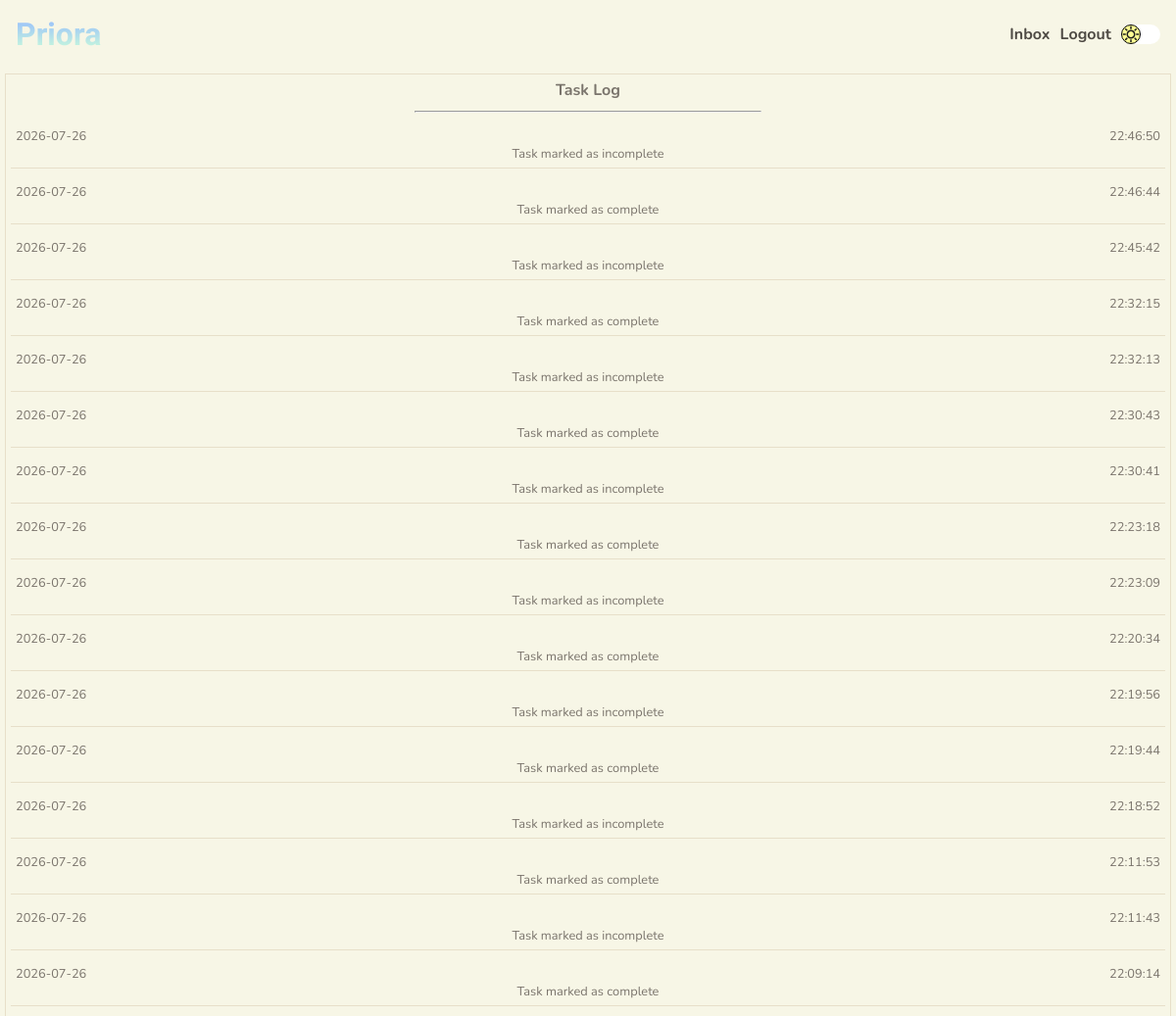
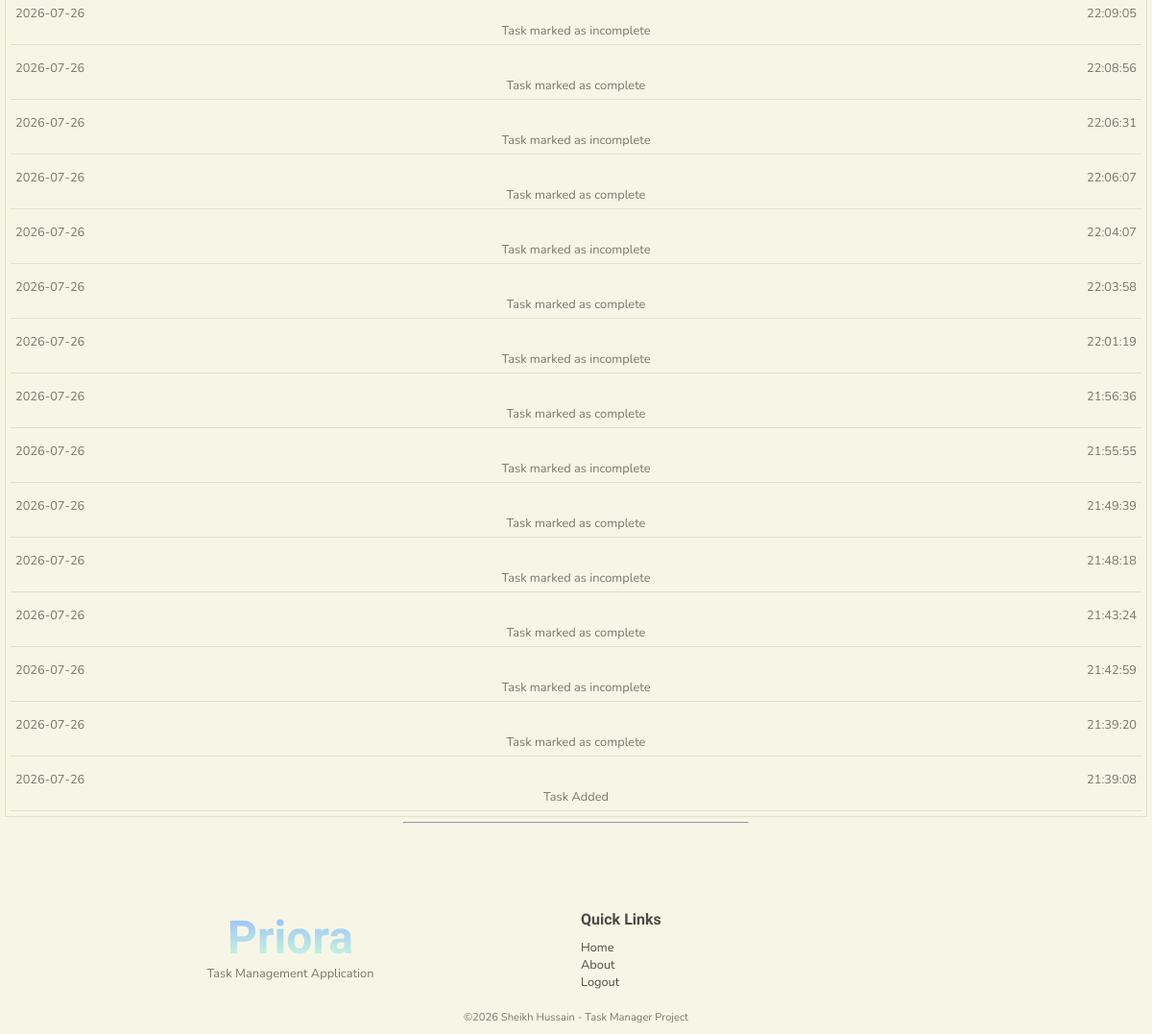
The page /user/task/1/log (signed in) on the database its author committed (2 pictures, top to bottom).
### tables this page shows
CREATE TABLE "task_logs" (
                            "log_id"	INTEGER NOT NULL UNIQUE,
                            "task_id"	INTEGER NOT NULL,
                            "user_id"   INTEGER NOT NULL,
                            "date"	TEXT NOT NULL,
                            "time"	TEXT NOT NULL,
                            "comment"	TEXT NOT NULL,
                            PRIMARY KEY("log_id" AUTOINCREMENT),
                            FOREIGN KEY("task_id") 
                                REFERENCES "tasks"("task_id")
                                ON DELETE CASCADE,
                            FOREIGN KEY ("user_id")
                                REFERENCES "users"("user_id")
                                ON DELETE CASCADE
                            );

### app.py (the view)
@app.route("/user/task/<int:task_id>/log", methods=["GET"])
@login_required
@password_reset_required
def all_logs(task_id):
    user = find_user_by_id(session.get("user-id"))
    logs = get_all_task_logs(task_id, user)
    return render_template("tasks/task-log.html", logs=logs)

### app.py (called while the page is built)
@app.after_request
def security_headers(response):
    response.headers["Content-Security-Policy"] = (
        "default-src 'self'; "
        "script-src 'self'; "
        "style-src 'self' https://fonts.googleapis.com; "
        "font-src 'self' https://fonts.gstatic.com;"
    )
    return response

### services/auth.py (called while the page is built)
def login_required(f):
    @wraps(f)
    def decorated_function(*args, **kwargs):
        if session.get("user-id") is None:
            return redirect(url_for("login"))
        return f(*args, **kwargs)
    return decorated_function

def password_reset_required(f):
    @wraps(f)
    def decorated_function(*args, **kwargs):
        reset_req = is_reset_req(session.get("user-id"))
        if reset_req:
            return redirect(url_for("change_password"))
        return f(*args, **kwargs)
    return decorated_function

### services/database.py (called while the page is built)
def connect_database():
    os.makedirs("instance", exist_ok=True)
    connection = sqlite3.connect("instance/task-manager.db")
    connection.row_factory = sqlite3.Row
    connection.execute("PRAGMA foreign_keys = ON;")
    return connection

def find_user_by_id(user_id):
    connection = connect_database()
    cursor = connection.cursor()
    try:
        cursor.execute(
            """SELECT * FROM users WHERE user_id = ?;""",
            (user_id,),
        )
        user = cursor.fetchone()
        return user
    except Exception as e:
        print(e)
        return False
    finally:
        connection.close()

def is_reset_req(user_id):
    connection = connect_database()
    cursor = connection.cursor()
    try:
        cursor.execute(
            """SELECT reset FROM users WHERE user_id = ?;""",
            (user_id,),
        )
        required = cursor.fetchone()
        return bool(required and required["reset"] == 1)
    except Exception as e:
        print(e)
        return False
    finally:
        connection.close()

def get_all_task_logs(task_id, user):
    user_id = user["user_id"]
    connection = connect_database()
    cursor = connection.cursor()
    try:
        cursor.execute(
            """SELECT * FROM task_logs WHERE task_id = ? AND user_id = ? ORDER BY date DESC, time DESC;""",
            (task_id, user_id),
        )
        logs = cursor.fetchall()
        return logs
    except Exception as e:
        print(e)
        return None
    finally:
        connection.close()

### templates/tasks/task-log.html
{% extends 'layout.html' %} {% block content %}
<section class="task-view-section">
  <div class="task-view-log">
    <div class="task-log">
      <p><strong>Task Log</strong></p>
      <hr />
      {% if logs %} {% for log in logs %}
      <div class="log">
        <div class="log-info">
          <p>{{ log['date']}}</p>
          <p>{{ log['time']}}</p>
        </div>
        <div class="log-description">
          <p>{{ log['comment'] }}</p>
        </div>
      </div>
      {% endfor %} {% else %}
      <p>No logs for this task</p>
      {% endif %}
    </div>
  </div>
</section>
{% endblock content %}

### templates/layout.html (shortened to what this page needs)
<!doctype html>
<html lang="en">
  <head>
    <link
      rel="stylesheet"
      href="{{ url_for('static', filename='css/styles.css' )}}"
    />
  </head>
  <body>
    <header>{% include 'header.html' %}</header>
    <main>{% block content %}{% endblock content %}</main>
    <footer>{% include 'footer.html' %}</footer>
  </body>
</html>

### templates/header.html (shortened to what this page needs)
<div class="nav-bar">
  <div>
    <a href="{{ url_for('home')}}"><h1 class="gradient-text">Priora</h1></a>
  </div>
  <div>
    <nav>
      <ul>
        {% if session.get('user-id') %}
        <li><a href="{{ url_for('account') }}">Inbox</a></li>
        <li>
          <form action="{{ url_for('logout') }}" method="post">
            <input type="submit" value="Logout" class="logout-button" />
          </form>
        </li>
        {% else %}
        <li><a href="{{ url_for('home') }}">Home</a></li>
        <li><a href="{{ url_for('about') }}">About</a></li>
        <li><a href="{{ url_for('home') }}#features">Features</a></li>
        <li><a href="{{ url_for('login') }}">Login</a></li>
        {% endif %}
        <li>
          <div class="night-mode-button">
            <div class="night-mode-inner-button"></div>
          </div>
        </li>
      </ul>
    </nav>
  </div>
</div>

### templates/footer.html (shortened to what this page needs)
<div class="horizontal-line">
  <hr />
</div>
<div class="space"></div>
<section class="footer-section">
  <div class="footer-top">
    <div>
      <a href="{{ url_for('home')}}"><h1 class="gradient-text">Priora</h1></a>
      <p>Task Management Application</p>
    </div>
    <div>
      <p><strong>Quick Links</strong></p>
      <ul>
        <li><a href="{{ url_for('home') }}">Home</a></li>
        <li><a href="{{ url_for('about') }}">About</a></li>
        {% if session.get('user-id') %}
        <li>
          <form action="{{ url_for('logout') }}" method="post">
            <input type="submit" value="Logout" class="logout-button-footer" />
          </form>
        </li>
        {% else %}
        <li><a href="{{url_for('login')}}">Login</a></li>
        <li><a href="{{ url_for('register')}}">Register</a></li>
        {% endif %}
      </ul>
    </div>
  </div>
  <div class="footer-bottom">
    <p>©2026 Sheikh Hussain - Task Manager Project</p>
  </div>
</section>

### static/css/base.css (style rules this page uses)
:root { --bg-color: #F7F6E6; --bg-task-card: white; --surface-color: #FFFFFF; --surface-secondary: #FFF8EF; --hero-gradient: linear-gradient(90deg, #CDFFD8 0%, #94B9FF 100%); --hero-bg-mb: url('/static/media/light-bg-mobile.gif'); --hero-bg-dk: url('/static/media/light-bg-desktop.gif'); --box-shadow: #4E4A44; --night-mode-button: url('/static/media/day.svg'); --primary-text: #4E4A44; --secondary-text: #7A746C; --accent-peach: #FFDFBD; --accent-beige: #E2C0AE; --accent-green: #D9E9B1; --accent-yellow: #F2EAA0; --border-color: #E7DFC9; --scrollbar-color: #E2C0AE; --success: #B8D98A; --warning: #F2EAA0; --danger: #E79A9A; --info: #AFCFEA; }
* { box-sizing: border-box; margin: 0; padding: 0; scrollbar-width: thin; scrollbar-color: #94B9FF var(--bg-color); }
html { overflow-x: hidden; scroll-behavior: smooth; }
body { background-color: var(--bg-color); font-family: "Nunito"; overflow-x: hidden; }
h1, h2, h3, h4, h5, h6 { color: var(--primary-text) }
h1 { font-family: 'Leckerli One', 'Nunito'; }
p { color: var(--secondary-text); font-family: "Nunito"; }
a { text-decoration: none; color: var(--primary-text) }
hr { width: 30%; color: var(--primary-text); }
.horizontal-line { width: 100%; display: flex; justify-content: center; }
.space { height: 10vh; }

### static/css/components/header.css (style rules this page uses)
.nav-bar { display: flex; padding: 1rem; justify-content: space-between; align-items: center; text-align: center; }
.nav-bar nav ul { display: flex; gap: 5px; align-items: center; justify-content: center; }
.nav-bar nav ul li { list-style-type: none; font-family: "Nunito"; font-size: 0.8rem; }
.nav-bar nav ul li a { color: var(--primary-text); font-weight: bold; }
.night-mode-button { width: 40px; height: 20px; border-radius: 50px; background-color: white; transition: background-color 1s ease-in-out; }
.night-mode-inner-button { border: 1px solid black; height: 100%; width: 50%; border-radius: 100%; justify-content: center; align-items: center; display: flex; background-image: url('/static/media/day.svg'); background-position: center; background-repeat: no-repeat; background-size: contain; transition: transform 1s ease, background-image 1s ease-in-out; background-color: rgb(255, 255, 148); }
.logout-button { border: none; background: none; color: var(--primary-text); font-family: "Nunito"; font-weight: bold; font-size: 0.8rem; }
@media screen and (min-width: 1000px) { .nav-bar nav ul li { font-size: 1rem; } }
@media screen and (min-width: 1000px) { .nav-bar { display: flex; padding: 1rem; justify-content: space-between; } }
@media screen and (min-width: 1000px) { .nav-bar nav ul { display: flex; gap: 10px; } }
@media screen and (min-width: 1000px) { .nav-bar nav ul li { list-style-type: none; } }
@media screen and (min-width: 1000px) { .logout-button { font-size: 1rem; } }

### static/css/components/footer.css (style rules this page uses)
.footer-section { padding: 10px; display: flex; flex-direction: column; justify-content: space-between; gap: 20px; }
.footer-top { display: grid; grid-template-columns: repeat(1, 1fr); gap: 10px; }
.footer-top h1 { font-size: 3rem; ; }
.footer-top p { font-size: 0.8rem; }
.footer-top>div { width: 100%; }
.footer-top div:nth-child(1) { text-align: center; }
.footer-top strong { font-size: 1rem; font-weight: bold; font-family: 'Leckerli One', "Nunito"; color: var(--primary-text); }
.footer-top div ul { margin-top: 10px; }
.footer-top div ul li { list-style-type: none; font-size: 0.8rem; }
.logout-button-footer { font-size: 0.8rem; background: none; border: none; color: var(--primary-text); font-family: "Nunito"; }
.footer-bottom { width: 100%; text-align: center; font-size: 0.7rem; }
@media screen and (min-width: 1000px) { .footer-top { grid-template-columns: repeat(2, 1fr); } }

### static/css/pages/main/home.css (style rules this page uses)
.gradient-text { background: linear-gradient(0deg, #CDFFD8, #94B9FF); -webkit-background-clip: text; background-clip: text; color: transparent; }
@media screen and (min-width: 1000px) { .nav-bar nav ul li { font-size: 1rem; } }
@media screen and (min-width: 1000px) { .nav-bar { display: flex; padding: 1rem; justify-content: space-between; } }
@media screen and (min-width: 1000px) { .nav-bar nav ul { display: flex; gap: 10px; } }
@media screen and (min-width: 1000px) { .nav-bar nav ul li { list-style-type: none; } }

### rows shown on the page
task_logs: date "2026-07-26", time "22:46:50", comment "Task marked as incomplete"
task_logs: date "2026-07-26", time "22:46:44", comment "Task marked as complete"
task_logs: date "2026-07-26", time "22:45:42", comment "Task marked as incomplete"
task_logs: date "2026-07-26", time "22:32:15", comment "Task marked as complete"
task_logs: date "2026-07-26", time "22:32:13", comment "Task marked as incomplete"
task_logs: date "2026-07-26", time "22:30:43", comment "Task marked as complete"
task_logs: date "2026-07-26", time "22:30:41", comment "Task marked as incomplete"
task_logs: date "2026-07-26", time "22:23:18", comment "Task marked as complete"
task_logs: date "2026-07-26", time "22:23:09", comment "Task marked as incomplete"
task_logs: date "2026-07-26", time "22:20:34", comment "Task marked as complete"
task_logs: date "2026-07-26", time "22:19:56", comment "Task marked as incomplete"
task_logs: date "2026-07-26", time "22:19:44", comment "Task marked as complete"
task_logs: date "2026-07-26", time "22:18:52", comment "Task marked as incomplete"
task_logs: date "2026-07-26", time "22:11:53", comment "Task marked as complete"
task_logs: date "2026-07-26", time "22:11:43", comment "Task marked as incomplete"
task_logs: date "2026-07-26", time "22:09:14", comment "Task marked as complete"
task_logs: date "2026-07-26", time "22:09:05", comment "Task marked as incomplete"
task_logs: date "2026-07-26", time "22:08:56", comment "Task marked as complete"
task_logs: date "2026-07-26", time "22:06:31", comment "Task marked as incomplete"
task_logs: date "2026-07-26", time "22:06:07", comment "Task marked as complete"
task_logs: date "2026-07-26", time "22:04:07", comment "Task marked as incomplete"
task_logs: date "2026-07-26", time "22:03:58", comment "Task marked as complete"
task_logs: date "2026-07-26", time "22:01:19", comment "Task marked as incomplete"
task_logs: date "2026-07-26", time "21:56:36", comment "Task marked as complete"
task_logs: date "2026-07-26", time "21:55:55", comment "Task marked as incomplete"
task_logs: date "2026-07-26", time "21:49:39", comment "Task marked as complete"
task_logs: date "2026-07-26", time "21:48:18", comment "Task marked as incomplete"
task_logs: date "2026-07-26", time "21:43:24", comment "Task marked as complete"
task_logs: date "2026-07-26", time "21:42:59", comment "Task marked as incomplete"
task_logs: date "2026-07-26", time "21:39:20", comment "Task marked as complete"
task_logs: date "2026-07-26", time "21:39:08", comment "Task Added"
